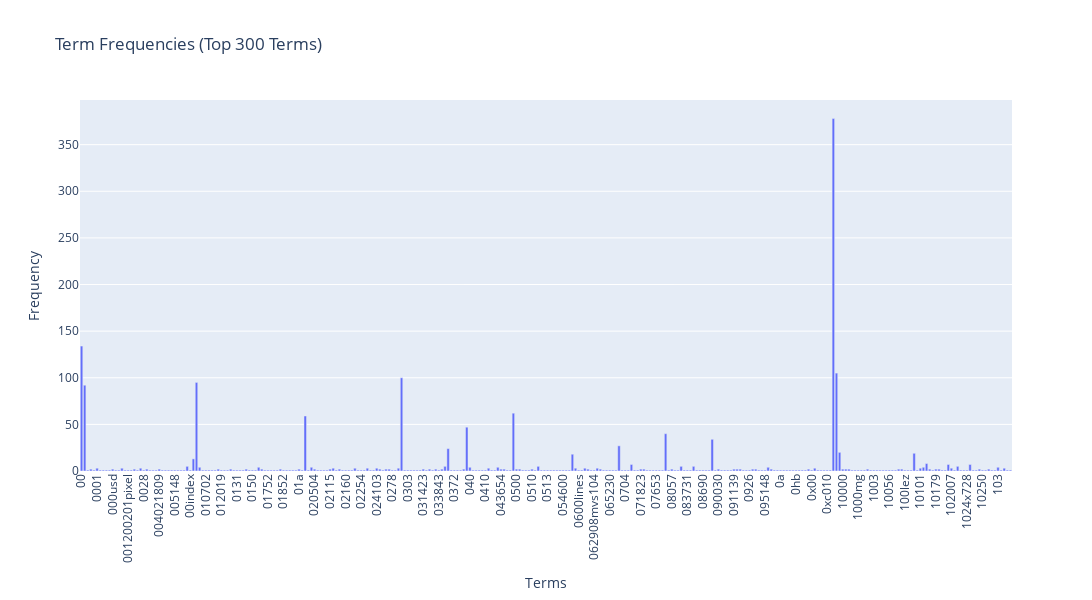

Source (notebook cell):
### Code cell
import plotly.graph_objects as go

term_frequencies = np.asarray(X_counts.sum(axis=0))[0]

feature_names = count_vect.get_feature_names_out()[:300]

fig = go.Figure()

fig.add_trace(go.Bar(
    x=feature_names,
    y=term_frequencies[:300]
))

fig.update_layout(
    title='Term Frequencies (Top 300 Terms)',
    xaxis_title = 'Terms',
    yaxis_title = 'Frequency',
    xaxis = dict(tickangle=-90),
    width=1500,
    height=600
)

fig.show()

### Figure 1 — Plotly figure (JSON) as saved in the notebook; plotly's stock layout.template omitted (floating-point values rounded to 4 significant figures; data arrays with more than 128 entries replaced by an {"elided": "..."} marker saying what was removed)
{"data": [{"type": "bar", "x": {"elided": "300 str values"}, "y": {"elided": "300 int values"}}], "layout": {"height": 600, "title": {"text": "Term Frequencies (Top 300 Terms)"}, "width": 1500, "xaxis": {"autorange": true, "range": [-0.5, 299.5], "tickangle": -90, "title": {"text": "Terms"}, "type": "category"}, "yaxis": {"autorange": true, "range": [0, 397.9], "title": {"text": "Frequency"}, "type": "linear"}}}
